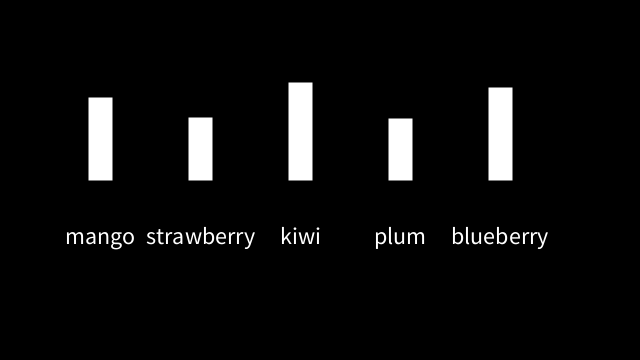
Frame 1 (no input)
Frame 60 (the mouse pressed at the canvas centre just before this capture): identical to frame 1, image omitted
Frame 120 (the mouse held since frame 60 and released just before this capture): identical to frame 1, image omitted

The Processing sketch that drew this single still picture (run headless with seeded random() and noise(); from frame 60 on, the mouse is pressed at the canvas centre):

// Processing sketch: CodingTrainArrays2
// ── CodingTrainArrays2.pde
// Meyve envanterini çubuk grafik olarak gösteren çizim.
float[] fruitInventory = new float[5]; // Her meyvenin miktarı
String[] fruitNames = {"mango", "strawberry", "kiwi", "plum", "blueberry"};

void setup() {
  size(640, 360);

  // Her meyveye rastgele bir miktar ata (50-100 arası)
  for (int i = 0; i < fruitInventory.length; i++) {
    fruitInventory[i] = random(50, 100);
  }
}

void draw() {
  background(0);
  strokeWeight(24);
  stroke(255);
  strokeCap(SQUARE);
  textAlign(CENTER);
  textSize(24);
  fill(255);

  // Her meyve için dikey çubuk ve etiket çiz
  for (int i = 0; i < fruitNames.length; i++) {
    float x = 100 + i * 100; // Çubukları eşit aralıklarla yerleştir
    line(x, height/2, x, height/2 - fruitInventory[i]); // Çubuk
    text(fruitNames[i], x, height/2 + 64);               // Etiket
  }
}
